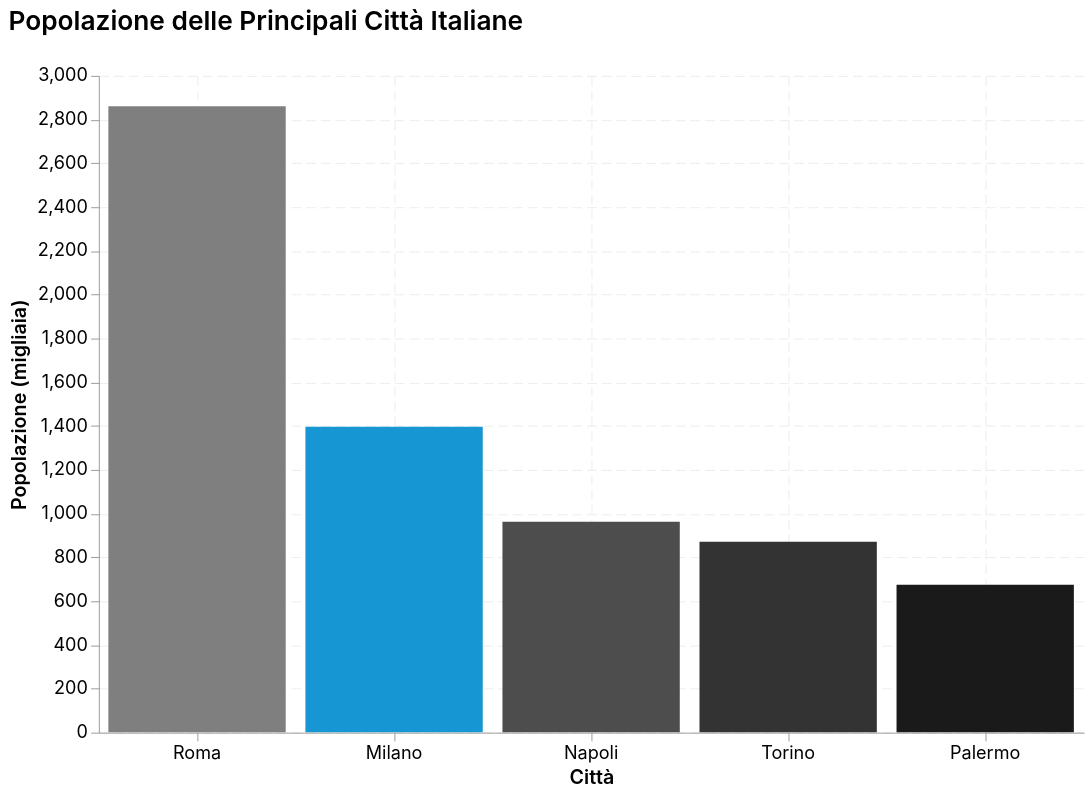

This figure's notebook cell:
### Markdown cell above
## 5. Bar Chart Altair

### Code cell
# Dati per bar chart
cities = pd.DataFrame({
    'Città': ['Milano', 'Roma', 'Napoli', 'Torino', 'Palermo'],
    'Popolazione': [1396, 2860, 962, 871, 674]
})

bar_chart = alt.Chart(cities).mark_bar().encode(
    x=alt.X('Città:N', sort='-y', title='Città'),
    y=alt.Y('Popolazione:Q', title='Popolazione (migliaia)'),
    color=alt.Color('Città:N', legend=None),
    tooltip=['Città', 'Popolazione']
).properties(
    title='Popolazione delle Principali Città Italiane',
    width=600,
    height=400
)

bar_chart

### Figure 1 — Vega-Lite specification as saved in the notebook (floating-point values rounded to 4 significant figures)
{"config": {"background": "#FFFFFF", "font": "Inter, IBM Plex Sans, DejaVu Sans, Arial, sans-serif", "mark": {"color": "#000000"}, "title": {"color": "#000000", "anchor": "start", "dy": -15, "fontSize": 16, "font": "Inter, IBM Plex Sans, DejaVu Sans, Arial, sans-serif", "fontWeight": 600}, "axis": {"labelColor": "#000000", "labelFontSize": 11, "labelFont": "Inter, IBM Plex Sans, DejaVu Sans, Arial, sans-serif", "labelFontWeight": 400, "titleColor": "#000000", "titleFontSize": 12, "titleFont": "Inter, IBM Plex Sans, DejaVu Sans, Arial, sans-serif", "titleFontWeight": 600, "grid": true, "gridColor": "#D2D2D2", "labelAngle": 0, "domainWidth": 0.5, "labelPadding": 2, "tickSize": 5, "tickWidth": 0.5}, "axisX": {"gridDash": [6, 3], "gridWidth": 0.25, "gridColor": "#D2D2D2"}, "axisY": {"gridDash": [6, 3], "gridWidth": 0.25, "gridColor": "#D2D2D2"}, "legend": {"labelFontSize": 11, "padding": 1, "symbolType": "square", "labelFont": "Inter, IBM Plex Sans, DejaVu Sans, Arial, sans-serif", "titleFont": "Inter, IBM Plex Sans, DejaVu Sans, Arial, sans-serif"}, "style": {"guide-label": {"font": "Inter, IBM Plex Sans, DejaVu Sans, Arial, sans-serif", "fill": "#000000"}, "guide-title": {"font": "Inter, IBM Plex Sans, DejaVu Sans, Arial, sans-serif", "fill": "#000000"}}, "range": {"category": ["#1696D2", "#4D4D4D", "#1A1A1A", "#7F7F7F", "#333333", "#B0B0B0", "#4D4D4D", "#C9C9C9", "#666666", "#DCDCDC"]}, "point": {"filled": true}, "line": {"strokeWidth": 2.0}, "view": {"stroke": "transparent"}}, "data": {"name": "data-d52ee3e087e8cac5d26e4e12e4428192"}, "mark": {"type": "bar"}, "encoding": {"color": {"field": "Città", "legend": null, "type": "nominal"}, "tooltip": [{"field": "Città", "type": "nominal"}, {"field": "Popolazione", "type": "quantitative"}], "x": {"field": "Città", "sort": "-y", "title": "Città", "type": "nominal"}, "y": {"field": "Popolazione", "title": "Popolazione (migliaia)", "type": "quantitative"}}, "height": 400, "title": "Popolazione delle Principali Città Italiane", "width": 600, "$schema": "https://vega.github.io/schema/vega-lite/v5.20.1.json", "datasets": {"data-d52ee3e087e8cac5d26e4e12e4428192": [{"Città": "Milano", "Popolazione": 1396}, {"Città": "Roma", "Popolazione": 2860}, {"Città": "Napoli", "Popolazione": 962}, {"Città": "Torino", "Popolazione": 871}, {"Città": "Palermo", "Popolazione": 674}]}}
